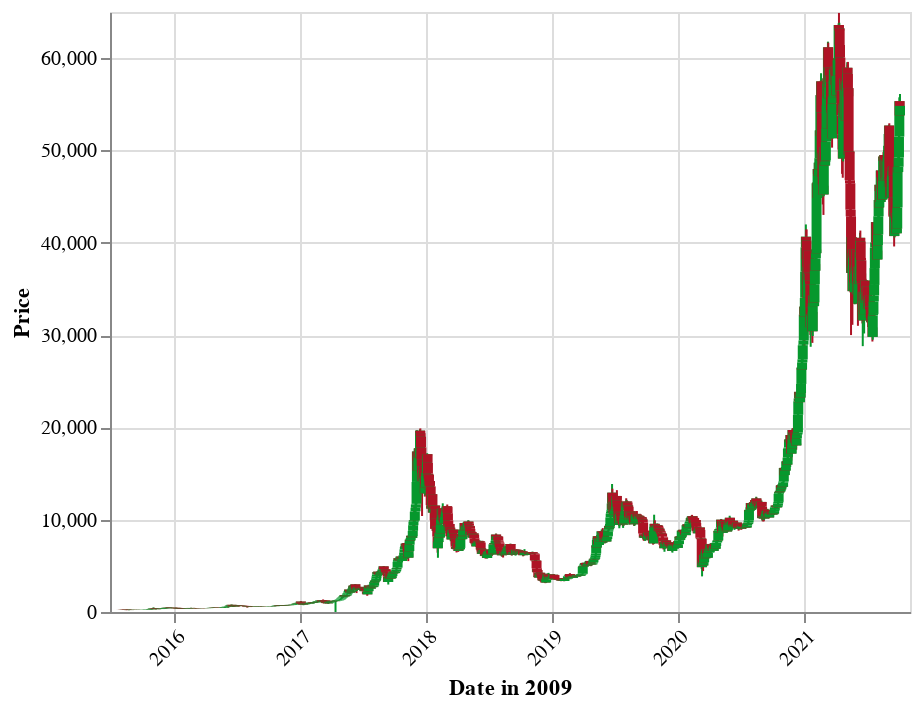

Notebook code for this chart:
### Code cell
data = df.reset_index()

open_close_color = alt.condition("datum.open <= datum.close",
                                 alt.value("#06982d"),
                                 alt.value("#ae1325"))

base = alt.Chart(data).encode(
    alt.X('date:T',
          axis=alt.Axis(
              format='%Y',
              labelAngle=-45,
              title='Date in 2009'
          )
    ),
    color=open_close_color
)

rule = base.mark_rule().encode(
    alt.Y(
        'low:Q',
        title='Price',
        scale=alt.Scale(zero=False),
    ),
    alt.Y2('high:Q')
)

bar = base.mark_bar().encode(
    alt.Y('open:Q'),
    alt.Y2('close:Q')
)

rule + bar

### Figure 1 — Vega-Lite specification as saved in the notebook (floating-point values rounded to 4 significant figures; data arrays with more than 128 entries replaced by an {"elided": "..."} marker saying what was removed)
{"config": {"view": {"continuousWidth": 400, "continuousHeight": 300}}, "layer": [{"mark": "rule", "encoding": {"color": {"condition": {"value": "#06982d", "test": "datum.open <= datum.close"}, "value": "#ae1325"}, "x": {"type": "temporal", "axis": {"format": "%Y", "labelAngle": -45, "title": "Date in 2009"}, "field": "date"}, "y": {"type": "quantitative", "field": "low", "scale": {"zero": false}, "title": "Price"}, "y2": {"field": "high"}}}, {"mark": "bar", "encoding": {"color": {"condition": {"value": "#06982d", "test": "datum.open <= datum.close"}, "value": "#ae1325"}, "x": {"type": "temporal", "axis": {"format": "%Y", "labelAngle": -45, "title": "Date in 2009"}, "field": "date"}, "y": {"type": "quantitative", "field": "open"}, "y2": {"field": "close"}}}], "data": {"name": "data-5c42f99d146068c0bfb73c338849e008"}, "$schema": "https://vega.github.io/schema/vega-lite/v4.8.1.json", "datasets": {"data-5c42f99d146068c0bfb73c338849e008": {"elided": "2263 records"}}}
